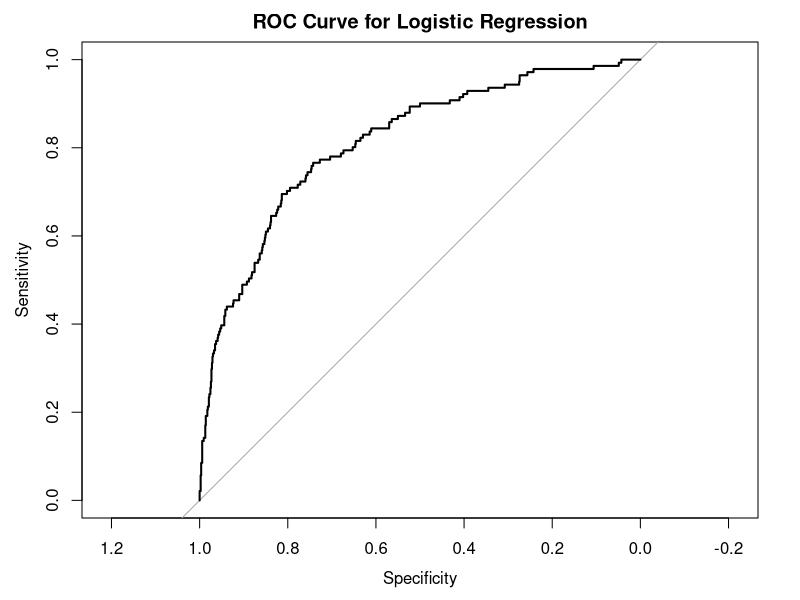
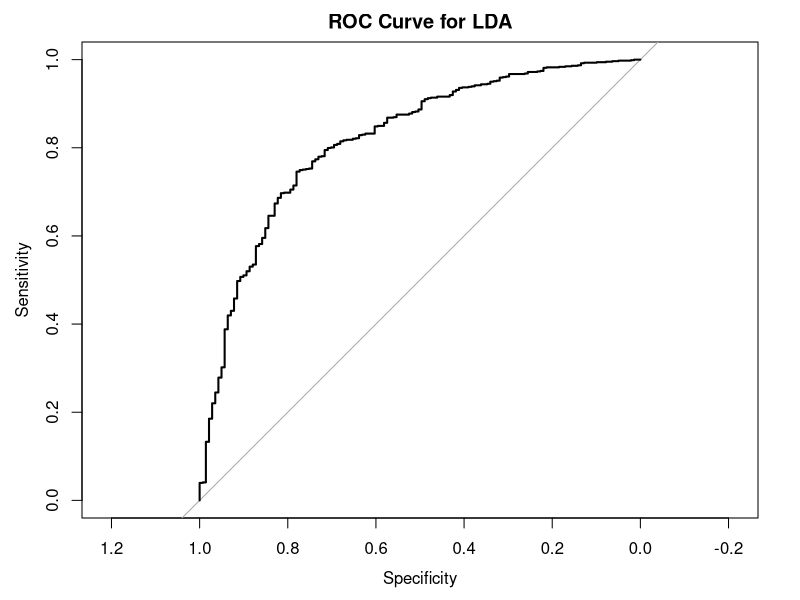
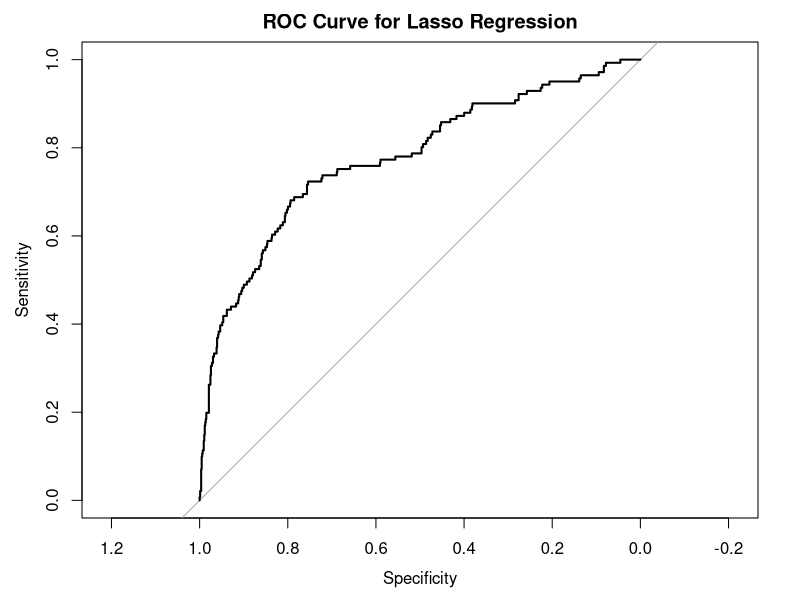
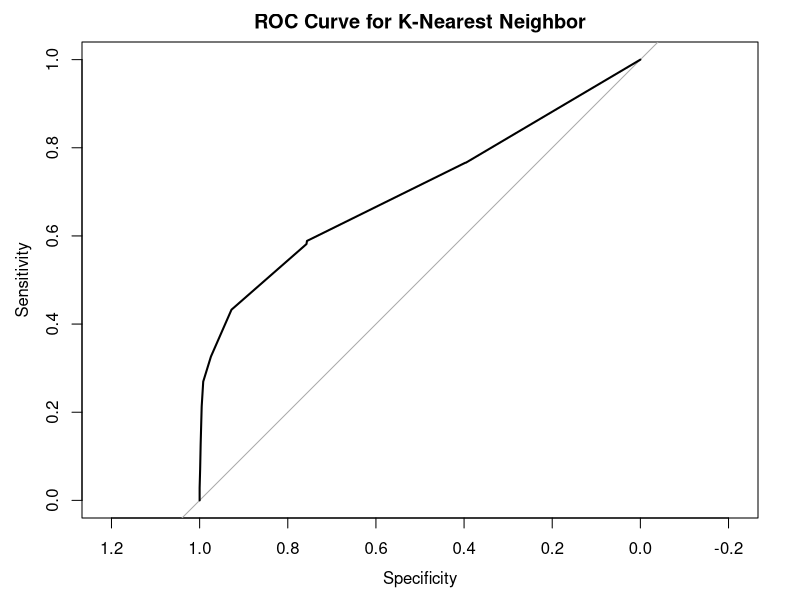

Write the R code that produced these figures, in order.
# ----------------------
# QUMT 6350 Homework 4
# Thomas Crawford

#install and load packages using install.packages & library fx
packagesNeeded = c("caret", "e1071", "pROC", "MASS", "glmnet",
                   "modeldata")
install.packages(packagesNeeded)

library(caret)
library(e1071)
library(pROC)
library(MASS)
library(glmnet)
library(modeldata)

# ---------------------------------------------------------------------------
#Prepare training and test datasets
#Using the mlc_churn data, part of the modeldata library
data("mlc_churn") #load the dataset
mlc = mlc_churn #assign to new object for manipulation
View(mlc) #examine the dataset
str(mlc) #looking at the structure
sum(is.na(mlc)) #check for any null values

#Using set.seed() so we can replicate our results
set.seed(111)

#Now using the createDataPartition fx to split into train and test sets
index = createDataPartition(mlc$churn, p = 0.80, list = FALSE)
#Assign new index object to split mlc into train & test
mlctrain = mlc[index,]
mlctest = mlc[-index,]
#Data has been split and is now prepared for modeling


# ---------------------------------------------------------------------------
#Logistic Regression
# ---------------------------------------------------------------------------

#Using the glm() function to create our logistic regression model
glm_model = glm(churn ~ ., family = binomial, data = mlctrain)
summary(glm_model) #examine the results of the model fitting
varImp(glm_model) #examine importance of certain variables in the model
#Our most important variables are "International PlanYes", "Number Customer 
#Service Calls" and "Voice Mail Plan Yes"

#Now we've created and examine the model, we can run predictions on the testset
glm_pred = predict(glm_model, mlctest, type = "response")

#We've now created our predicted probablities of each class, now need to convert
#into factors so we can create our confusionMatrix
#saving as a new object to not interfere with original stored predictions for roc()
glm_predf = ifelse(glm_pred<0.5, "yes", "no") #turning probabilities into labels
glm_pred_factor = factor(glm_predf, levels = c("yes", "no")) #converting labels into factors

#Now we can create a confusion matrix to evaluate the model's performance on the
#test dataset
glm_cm = confusionMatrix(glm_pred_factor, mlctest$churn)
glm_cm #view our confusionMatrix

#now we will create our ROC curve using roc()
#Need to use levels() and rev() to switch order of labels, as roc will assume
#that "yes" is the class of interest when we are interested "no"
glm_roc = roc(response = mlctest$churn, predictor = glm_pred, 
              levels = rev(levels(mlctest$churn)))
#Now we can plot the ROC 
plot(glm_roc, main = "ROC Curve for Logistic Regression")


# ---------------------------------------------------------------------------
#Linear Discriminant Analysis
# ---------------------------------------------------------------------------

#Using the lda() function to create our linear discriminant model
lda_model = lda(churn ~ ., data = mlctrain)
lda_model
summary(lda_model) #view our model's results
#~14% of records had churn and 85% did not

#now we can make predictions using the model on the test data
lda_pred = predict(lda_model, mlctest, type = "response")

#Now we have our predictions, we can create a confusionmatrix to measure the 
#performance of the model compared to the test set
lda_cm = confusionMatrix(lda_pred$class, mlctest$churn)
lda_cm #run to view the table and it's statistics

#Now we will create the Receiver Operator Characteristics (ROC) plot
lda_roc = roc(response = mlctest$churn, predictor = lda_pred$posterior[,1])
#Now we can plot our ROC curve
plot(lda_roc, main = "ROC Curve for LDA")


# ---------------------------------------------------------------------------
#Penalized Model - Using Lasso Logistic Regression
# ---------------------------------------------------------------------------

#Using the glmnet() function to create our penalized lasso regression model
#glmnet() requires the x and y variables be specified
x = as.matrix(mlctrain) #glmnet requires x argument be a matrix 
y = mlctrain$churn #specifying our outcome variable

#Using glmnet to create our lasso model, tuning the model by specifying a  
#value for lambda, which are going to set at 0.001
lasso_model = glmnet(x, y, alpha = 1, family = "binomial",
                     lambda = 0.001)
summary(lasso_model) #view the results of our model
varImp(lasso_model, lambda = 0.001) #view the variable importance of predictors

#Now we have created the model, we can run our predictions on the test data
#have to set our test dataset as a matrix because the training data was converted
#to a matrix when creating the model
lasso_pred = predict(lasso_model, data.matrix(mlctest), type = "response")

#Lasso is also a logistic regression, and like above, we need to convert the
#model predictions/probabilities into factors for our confusionmatrix to use
#saving as a new object to not interfere with original stored predictions for roc()
lasso_predf = ifelse(lasso_pred<0.5, "yes", "no") #turning probabilities into labels
lasso_pred_factor = factor(lasso_predf, levels = c("yes", "no")) #converting labels into factors

#Now we can create the confusionMatrix to evaluate our model's performance
lasso_cm = confusionMatrix(data = lasso_pred_factor, reference = mlctest$churn)
lasso_cm

#Now we will create the ROC curve from the model predctions
#Again since lasso is also a logistic regression, we will need to reverse
#the class labels so "no" is our class of interest
lasso_roc = roc(response = mlctest$churn, predictor = lasso_pred[,1],
                levels = rev(levels(mlctest$churn)))
#now we can plot the ROC curve
plot(lasso_roc, main = "ROC Curve for Lasso Regression")


# ---------------------------------------------------------------------------
#K-Nearest Neighbors (Classification)
# ---------------------------------------------------------------------------

#Using the train() function to create our KNN model
#using trainControl() to specify using 10-fold cross validation for tuning
knn_model = train(churn ~ ., data = as.data.frame(mlctrain), method = "knn",
                  trControl = trainControl(method = "cv", number = 10, classProbs = TRUE))
knn_model
summary(knn_model) #exmaine the results of our model
varImp(knn_model) #see what are our important variables in the model

#Using the predict() with our model and the test dataset
#using "type =" to generate probabilities
knn_pred = predict(knn_model, mlctest, type = "prob")

#Need to convert the predicted probabilities into factors for the confusionMatrix
#saving as a new object to not interfere with original stored predictions for roc()
knn_predf = ifelse(knn_pred[,2]<0.5, "yes", "no")
knn_pred_factor = factor(knn_predf, levels = c("yes", "no"))

#Now we create a confusionMatrix to evaluate the model's predictive performance
knn_cm = confusionMatrix(knn_pred_factor, mlctest$churn)
knn_cm #view our confusionMatrix and its stats

#Now we will create a ROC curve 
#Again need to tell roc which class is the outcome of interest ("no"), we
#tell roc() this by specifying the levels and reversing the levels from the test
knn_roc = roc(response = mlctest$churn, predictor = knn_pred[,2],
              levels = rev(levels(mlctest$churn)))
#Now we can plot our ROC curve
plot(knn_roc, main = "ROC Curve for K-Nearest Neighbor")
